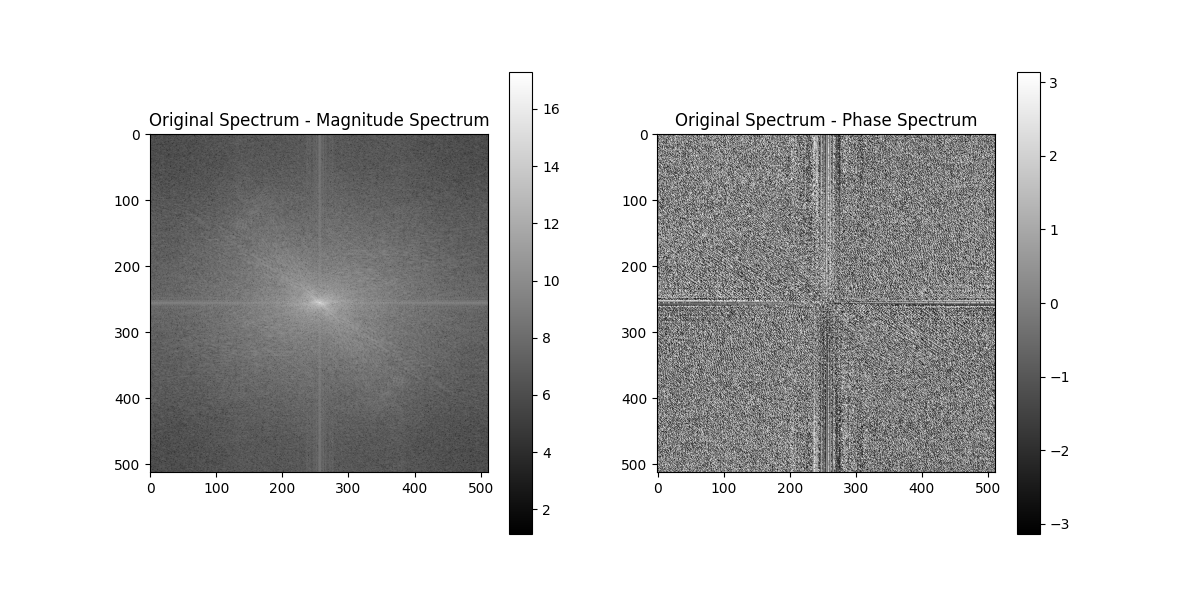
#> input picture Original Spectrum_spectrum.png, 1200 x 600 px
$ python -i task2.py   (imports and definitions only)
#> lines starting #> are read from the running program, lines starting #| are printed output that depends on the picture
import os
import shutil
import cv2
import numpy as np
import matplotlib.pyplot as plt

# [119 lines left out: functions filter2D, universal_laplacian_filter, optimized_laplacian_filter, laplacian_convolution, merge, normalize and 2 more, not called in this run]

def mean(histogram, total_pixels):
    return np.sum(histogram * np.arange(len(histogram))) / total_pixels

def variance(histogram, total_pixels, mean):
    return np.sum(((np.arange(len(histogram)) - mean) ** 2) * histogram) / total_pixels

def std_dev(variance):
    return np.sqrt(variance)

def variation_coeff_1(std_dev, mean):
    return std_dev / mean

def asymmetry_coeff(histogram, total_pixels, mean, std_dev):
    return np.sum(((np.arange(len(histogram)) - mean) ** 3) * histogram) / (std_dev ** 3 * total_pixels)

def flattening_coeff(histogram, total_pixels, mean, std_dev):
    return (np.sum(((np.arange(len(histogram)) - mean) ** 4) * histogram) / (std_dev ** 4 * total_pixels)) - 3

def variation_coeff_2(histogram, total_pixels):
    return np.sum((histogram / total_pixels) ** 2)

def entropy(histogram, total_pixels):
    return -np.sum((histogram / total_pixels) * np.log2(histogram / total_pixels + 1e-10))

def create_histogram(arr, output_dir="histograms", channels=None, assume_bgr=True):

    if arr is None:
        raise ValueError("Input image array is None. Ensure the image is loaded correctly.")

    # Ensure the directory exists and is empty
    if os.path.exists(output_dir):
        shutil.rmtree(output_dir)
    os.makedirs(output_dir, exist_ok=True)

    # Convert BGR to RGB if needed
    if assume_bgr and len(arr.shape) == 3:
        arr = cv2.cvtColor(arr, cv2.COLOR_BGR2RGB)

    if len(arr.shape) == 2:  # Grayscale image
        histogram, bins = np.histogram(arr, bins=256, range=[0, 256])
        plt.figure()
        plt.plot(histogram, color='black', alpha=0.7)
        plt.title("Grayscale Histogram")
        plt.xlabel("Pixel Intensity")
        plt.ylabel("Frequency")
        output_path = os.path.join(output_dir, "histogram_grayscale.png")
        plt.savefig(output_path)
        plt.close()
        print(f"Grayscale histogram saved at {output_path}")

    elif len(arr.shape) == 3:  # Color image
        all_channels = {'blue': 0, 'green': 1, 'red': 2}
        colors = ['blue', 'green', 'red']
        channel_indices = []

        if channels is None:
            channel_indices = list(all_channels.values())
            selected_colors = colors
        else:
            if not isinstance(channels, (list, tuple)):
                raise ValueError("Channels must be a list or tuple of 'red', 'green', and/or 'blue'.")
            selected_channels = [ch.lower() for ch in channels]
            if not all(ch in all_channels for ch in selected_channels):
                raise ValueError("Invalid channel specified. Choose from 'red', 'green', or 'blue'.")
            channel_indices = [all_channels[ch] for ch in selected_channels]
            selected_colors = [colors[i] for i in channel_indices]

        plt.figure()
        for idx, color in zip(channel_indices, selected_colors):
            histogram, bins = np.histogram(cv2.split(arr)[idx], bins=256, range=[0, 256])
            plt.plot(histogram, color=color, alpha=0.7, label=f"{color.capitalize()} Channel")

        plt.title("Selected Channels Histogram")
        plt.xlabel("Pixel Intensity")
        plt.ylabel("Frequency")
        plt.legend()
        output_path = os.path.join(output_dir, "histogram_selected_channels.png")
        plt.savefig(output_path)
        plt.close()
        print(f"Histogram for selected channels saved at {output_path}")

    else:
        raise ValueError("Unsupported image format or corrupted image.")

# [118 lines left out: functions uniform_pdf, apply_exponential_transformation, exponential_density_function, apply_hiperbolic_transformation, hiperbolic_density_function, not called in this run]

>>> import cv2
>>> picture = cv2.imread('../Original Spectrum_spectrum.png')
#> picture is the input picture: shape (600, 1200, 3); min 0, max 255, mean 203.5
>>> result = create_histogram(picture)
#> in create_histogram, `plt.savefig(output_path)`:
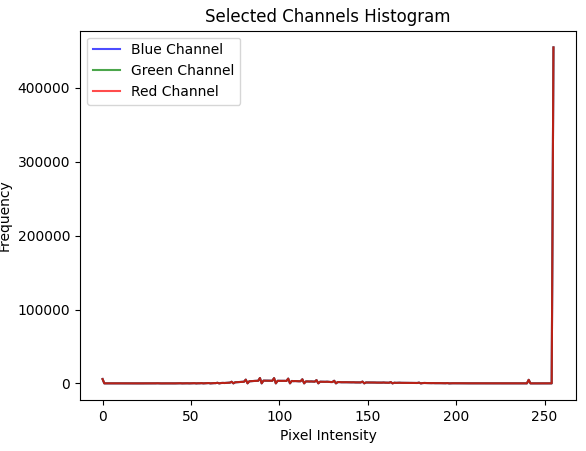
#> figure drawn by matplotlib, 1 panel; curve peaks at x = 255, y = 454702; curve peaks at x = 255, y = 454702; curve peaks at x = 255, y = 454702

$ run again, on blue_channel_histogram.png
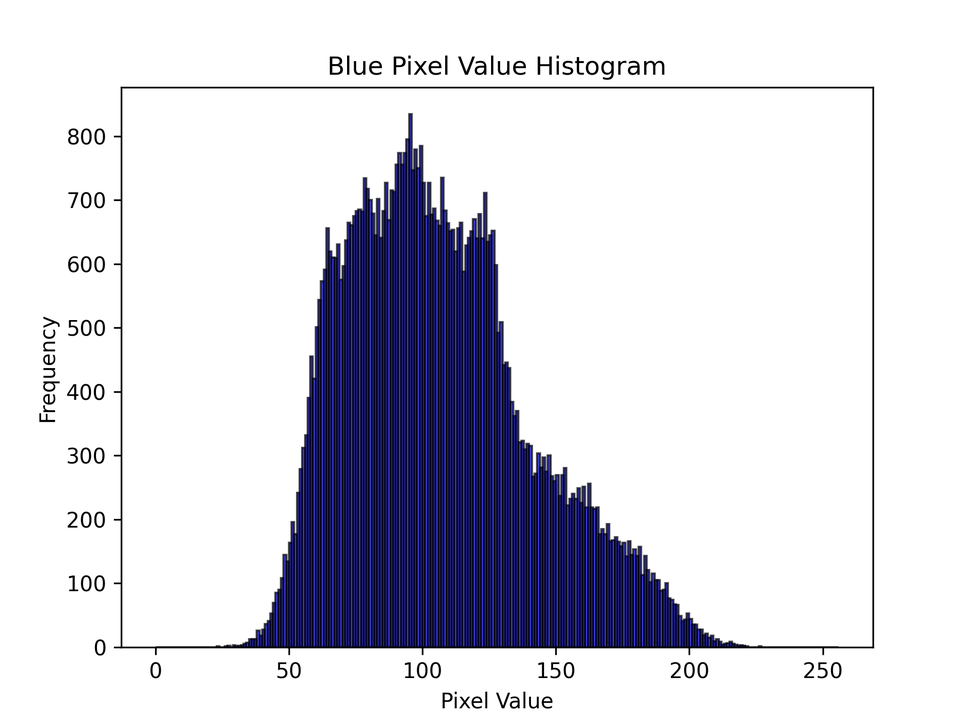
#> input picture blue_channel_histogram.png, 970 x 727 px, shrunk from 1920 x 1440 before the run
#> picture is the input picture: shape (727, 970, 3); mean B, G, R 223.4, 213.3, 213.3
#> in create_histogram, `plt.savefig(output_path)`:
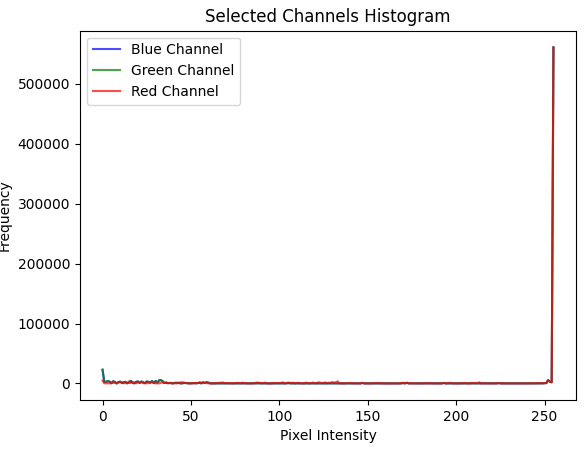
#> figure drawn by matplotlib, 1 panel; curve peaks at x = 255, y = 560882; curve peaks at x = 255, y = 560882; curve peaks at x = 255, y = 560888

$ run again, on green_channel_histogram.png
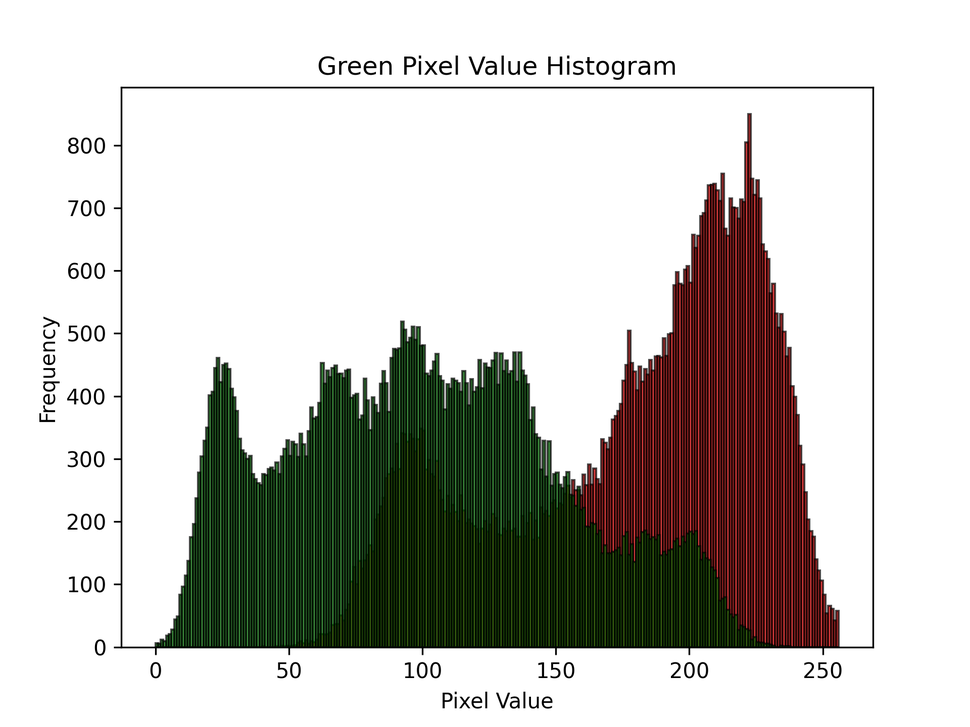
#> input picture green_channel_histogram.png, 970 x 727 px, shrunk from 1920 x 1440 before the run
#> picture is the input picture: shape (727, 970, 3); mean B, G, R 192.2, 197.1, 198.4
#> in create_histogram, `plt.savefig(output_path)`:
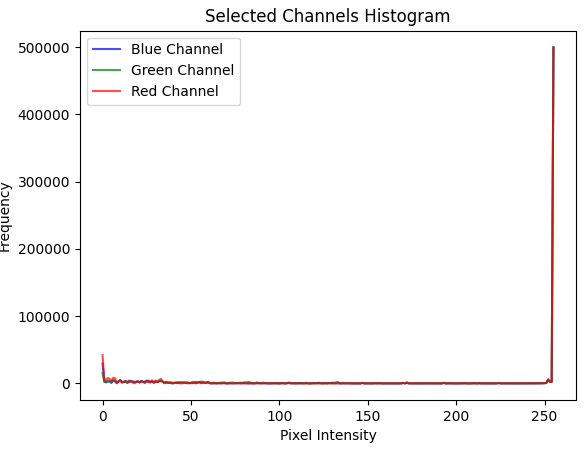
#> figure drawn by matplotlib, 1 panel; curve peaks at x = 255, y = 499413; curve peaks at x = 255, y = 499405; curve peaks at x = 255, y = 499404

$ run again, on red_channel_histogram.png
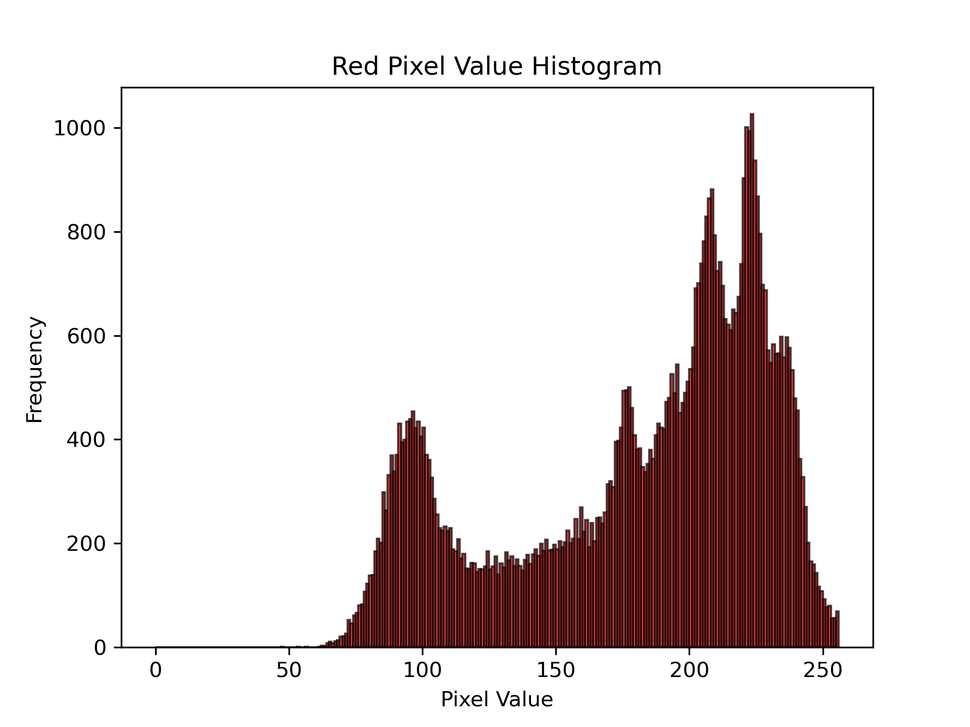
#> input picture red_channel_histogram.png, 970 x 727 px, shrunk from 1920 x 1440 before the run
#> picture is the input picture: shape (727, 970, 3); mean B, G, R 220.5, 220.5, 228.8
#> in create_histogram, `plt.savefig(output_path)`:
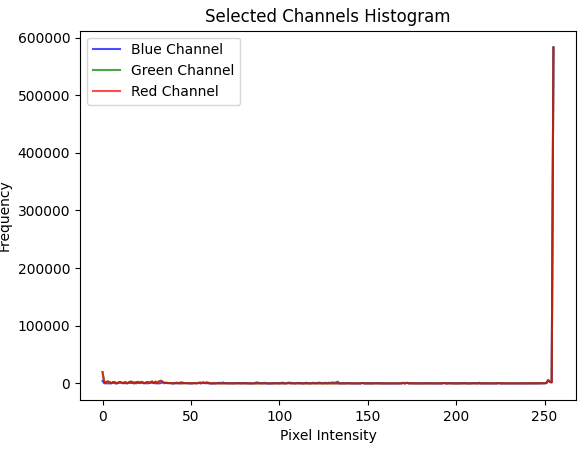
#> figure drawn by matplotlib, 1 panel; curve peaks at x = 255, y = 582850; curve peaks at x = 255, y = 582848; curve peaks at x = 255, y = 582848
